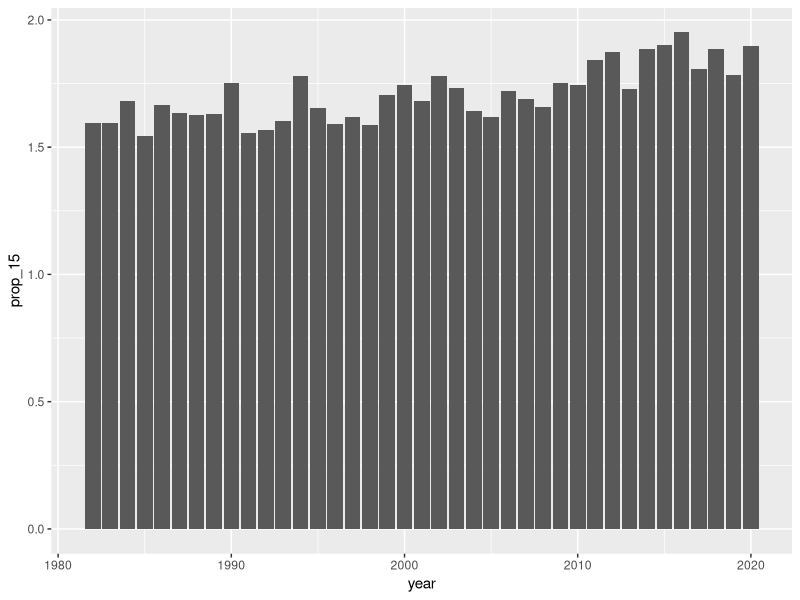
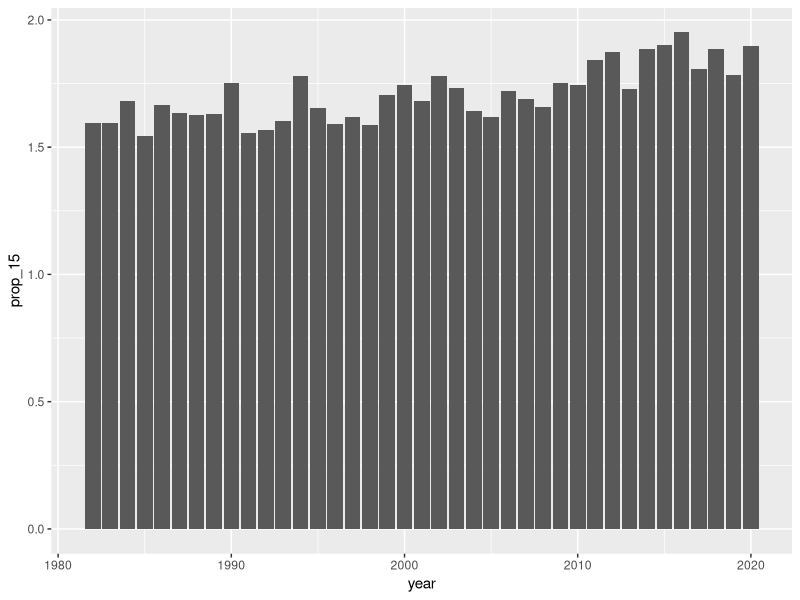
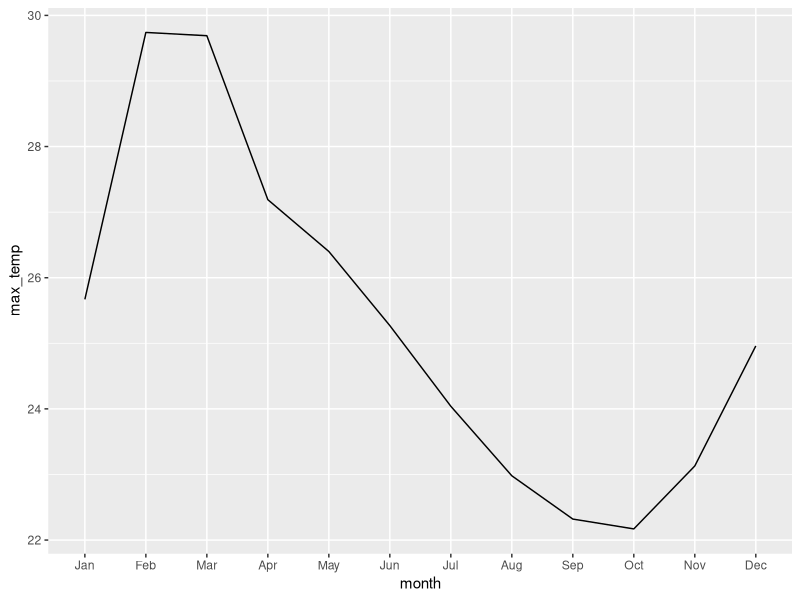
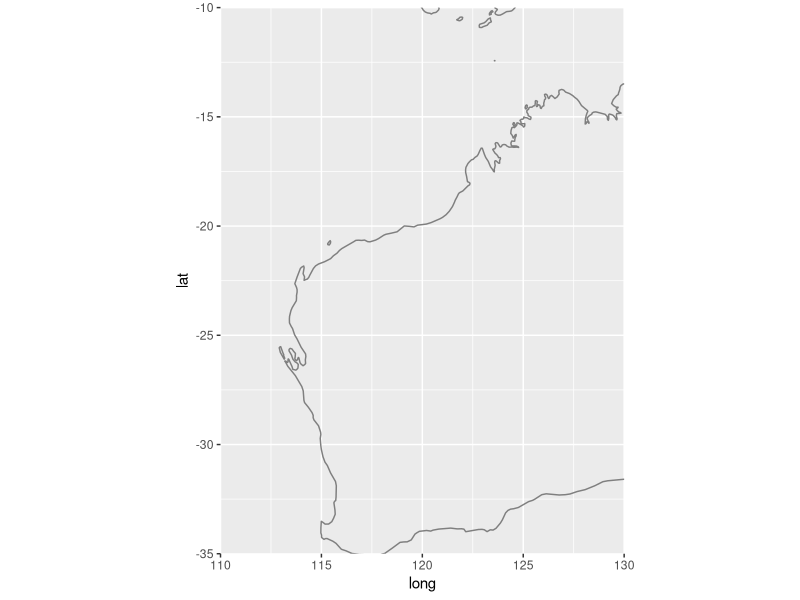
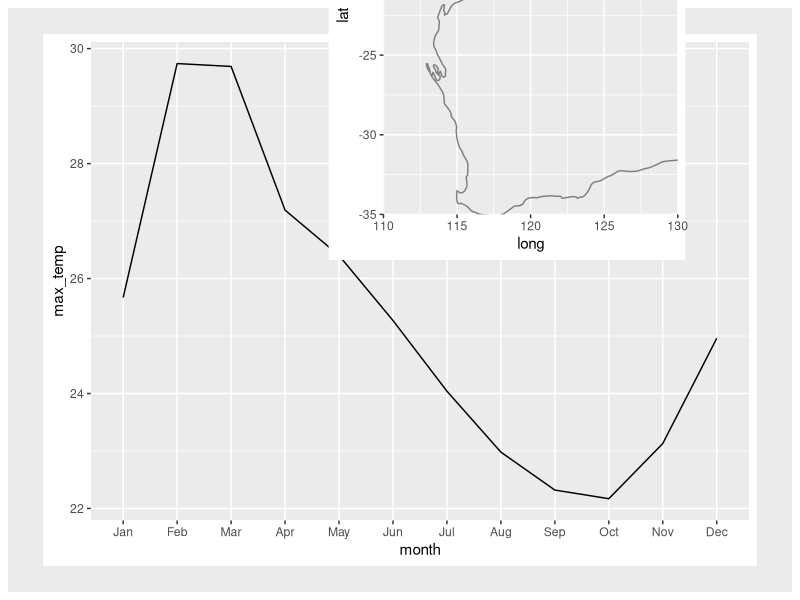

Reproduce these figures in R, in order.
# Script name
# Author
# Date


# Libraries ---------------------------------------------------------------

library(tidyverse)
library(cowplot)

# Data --------------------------------------------------------------------

# SST data
sst_NOAA <- read_csv("course_material/data/sst_NOAA.csv")


# Example -----------------------------------------------------------------

# Whatever we can imagine!
prop_15 <- sst_NOAA %>%  
  mutate(year = year(t)) %>% 
  group_by(site, year) %>%
  summarise(count = n(), 
            count_15 = sum(temp > 15)) %>% 
  mutate(prop_15 = count_15/count) %>% 
  arrange(prop_15)

# Bar plots
ggplot(data = prop_15, aes(x = year, y = prop_15)) +
  geom_bar(stat = "identity")
# OR
ggplot(data = prop_15, aes(x = year, y = prop_15)) +
  geom_col()


# Exercise 1 --------------------------------------------------------------

# Filter two sites and summarise six different statistics


# Exercise 2 --------------------------------------------------------------

# Find the maximum temperature and SD per year per site
# Plot this as a bar plot with error bars
# Inset a map of each site over each bar plot
sst_stats <- sst_NOAA %>% 
  mutate(year = year(t),
         month = month(t, label = T)) %>% 
  filter(site == "WA") %>% 
  group_by(site, month) %>% 
  summarise(max_temp = max(temp, na.rm = T),
            sd_temp = sd(temp, na.rm = T),
            .groups = "drop")

plot_WA <- ggplot(data = sst_stats, aes(x = month, y = max_temp)) +
  geom_line(aes(group = site))
plot_WA

map_WA <- ggplot() +
  borders() +
  coord_quickmap(expand = F,
                 xlim = c(110, 130),
                 ylim = c(-35, -10))
map_WA

ggplot() +
  cowplot::draw_plot(plot_WA) +
  cowplot::draw_plot(map_WA, x = 0.4, y = 0.5, width = 0.5)


# Exercise 3 --------------------------------------------------------------

# From scratch, re-write the full analysis for exercise 1 'The new age'
# Inset maps for each at the end of each line on the Y axis


# BONUS -------------------------------------------------------------------

# Create a faceted heatmap showing the monthly climatologies per site

